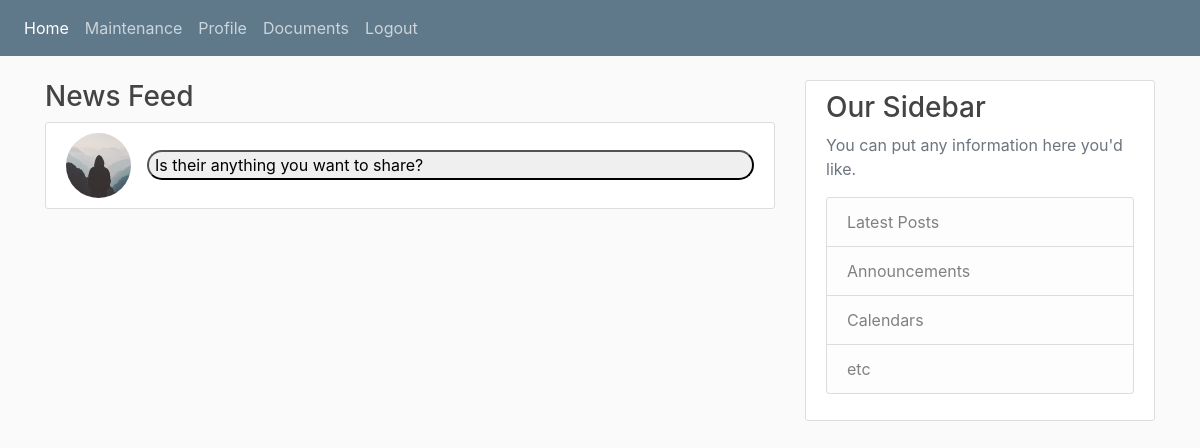
The page /home (signed in) on the database as committed earlier.
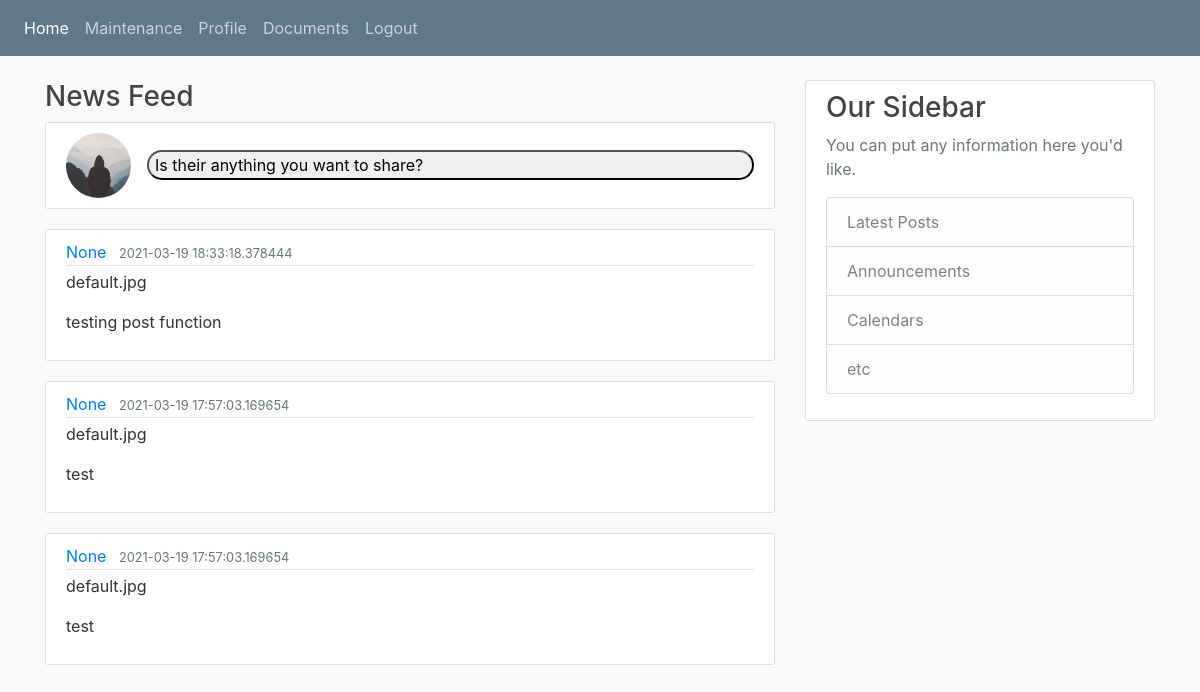
The same page on the database as committed later.
### app/models.py (models this page shows)
class CommunityBoard(db.Model):
    id = db.Column(db.Integer, primary_key=True)
    post_img = db.Column(db.String(20), nullable=False, default='default.jpg')
    body = db.Column(db.String)
    user_id = db.Column(db.Integer, db.ForeignKey('user.id'))
    timestamp = db.Column(db.DateTime, default=datetime.utcnow())

### app/routes.py (the view)
@app.route('/home', methods=['GET', 'POST'])
@login_required
def home():
    image_file = url_for('static', filename='profile_pics/default.jpg')
    form = CommunityBoardForm()
    if form.validate_on_submit():
        posts = CommunityBoard(body=form.post.data)
        db.session.add(posts)
        db.session.commit()
        flash('Post Successful')
    posts = CommunityBoard.query.order_by(CommunityBoard.timestamp.desc()).all()
    return render_template('home.html', form=form, posts=posts, image_file=image_file)

### app/models.py (called while the page is built)
@login.user_loader
def load_user(id):
    return User.query.get(int(id))

### app/templates/home.html (shortened to what this page needs)
{% extends "base_login.html" %}
{% block content %}
<main class="background-blue">
    <h3>News Feed</h3>
    <article class="media content-section">
            <img class="rounded-circle article-img"
                 src="{{ url_for('static', filename='profile_pics/default.jpg')}}">
                <button class="open-button buttonStyle" id="myBtn">
                    Is their anything you want to share?
                </button>
        </article>
    {% for post in posts %}
    <article class="media content-section">
        <div class="media-body">
            <div class="article-metadata">
                <a class="mr-2" href="#">{{ post.author }}</a>
                <small class="text-muted">{{ post.timestamp }}</small>
            </div>
            <p class="article-content">{{ post.post_img}}</p>
            <p class="article-content">{{ post.body }}</p>
        </div>
    </article>
    {% endfor %}
</main>
{% endblock content %}

Rows that differ between the two databases and show on the page:
added CommunityBoard: author "None", timestamp "2021-03-19 18:33:18.378444", post_img "default.jpg", body "testing post function"
added CommunityBoard: author "None", timestamp "2021-03-19 17:57:03.169654", post_img "default.jpg", body "test"
added CommunityBoard: author "None", timestamp "2021-03-19 17:57:03.169654", post_img "default.jpg", body "test"
